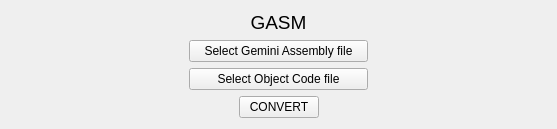
<?xml version="1.0" encoding="UTF-8"?>
<ui version="4.0">
 <class>GeminiAssemblerWindow</class>
 <widget class="QMainWindow" name="GeminiAssemblerWindow">
  <property name="geometry">
   <rect>
    <x>0</x>
    <y>0</y>
    <width>557</width>
    <height>120</height>
   </rect>
  </property>
  <property name="sizePolicy">
   <sizepolicy hsizetype="Fixed" vsizetype="Fixed">
    <horstretch>0</horstretch>
    <verstretch>0</verstretch>
   </sizepolicy>
  </property>
  <property name="windowTitle">
   <string>GeminiAssemblerWindow</string>
  </property>
  <widget class="QWidget" name="centralWidget">
   <layout class="QHBoxLayout" name="horizontalLayout">
    <item>
     <spacer name="horizontalSpacer">
      <property name="orientation">
       <enum>Qt::Horizontal</enum>
      </property>
      <property name="sizeHint" stdset="0">
       <size>
        <width>174</width>
        <height>20</height>
       </size>
      </property>
     </spacer>
    </item>
    <item>
     <layout class="QVBoxLayout" name="verticalLayout">
      <property name="sizeConstraint">
       <enum>QLayout::SetMinimumSize</enum>
      </property>
      <item>
       <widget class="QLabel" name="label">
        <property name="font">
         <font>
          <pointsize>14</pointsize>
         </font>
        </property>
        <property name="text">
         <string>GASM</string>
        </property>
        <property name="alignment">
         <set>Qt::AlignCenter</set>
        </property>
       </widget>
      </item>
      <item>
       <widget class="QPushButton" name="pushButton_asmfile">
        <property name="text">
         <string>Select Gemini Assembly file</string>
        </property>
        <property name="flat">
         <bool>false</bool>
        </property>
       </widget>
      </item>
      <item>
       <widget class="QPushButton" name="pushButton_bytecode_file">
        <property name="text">
         <string>Select Object Code file</string>
        </property>
        <property name="autoDefault">
         <bool>false</bool>
        </property>
        <property name="default">
         <bool>false</bool>
        </property>
        <property name="flat">
         <bool>false</bool>
        </property>
       </widget>
      </item>
      <item>
       <layout class="QHBoxLayout" name="horizontalLayout_2">
        <item>
         <spacer name="horizontalSpacer_3">
          <property name="orientation">
           <enum>Qt::Horizontal</enum>
          </property>
          <property name="sizeHint" stdset="0">
           <size>
            <width>40</width>
            <height>20</height>
           </size>
          </property>
         </spacer>
        </item>
        <item>
         <widget class="QPushButton" name="pushButton_convert">
          <property name="text">
           <string>CONVERT</string>
          </property>
          <property name="default">
           <bool>false</bool>
          </property>
          <property name="flat">
           <bool>false</bool>
          </property>
         </widget>
        </item>
        <item>
         <spacer name="horizontalSpacer_4">
          <property name="orientation">
           <enum>Qt::Horizontal</enum>
          </property>
          <property name="sizeHint" stdset="0">
           <size>
            <width>40</width>
            <height>20</height>
           </size>
          </property>
         </spacer>
        </item>
       </layout>
      </item>
     </layout>
    </item>
    <item>
     <spacer name="horizontalSpacer_2">
      <property name="orientation">
       <enum>Qt::Horizontal</enum>
      </property>
      <property name="sizeHint" stdset="0">
       <size>
        <width>174</width>
        <height>20</height>
       </size>
      </property>
     </spacer>
    </item>
   </layout>
  </widget>
 </widget>
 <layoutdefault spacing="6" margin="11"/>
 <resources/>
 <connections/>
</ui>
